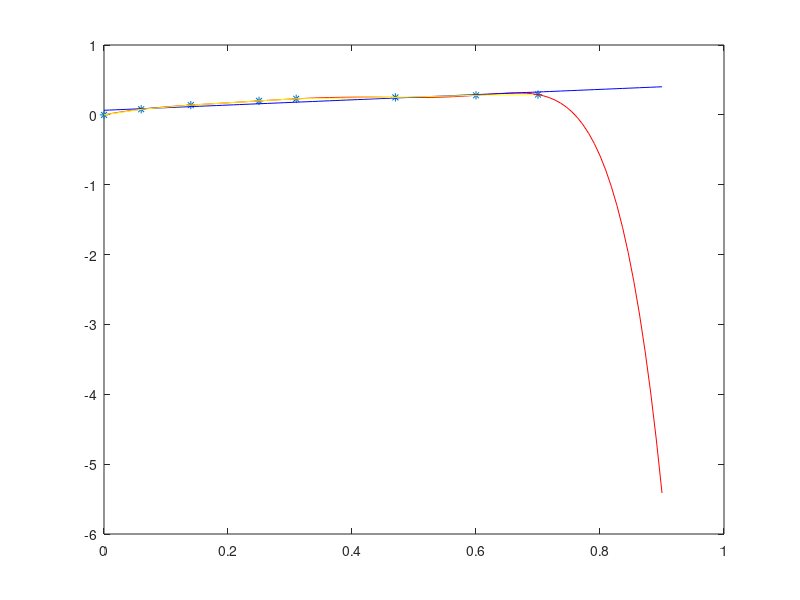

Source code (MATLAB):
clear;
clc;
close all;

format long;


sforzi = [0 0.06 0.14 0.25 0.31 0.47 0.60 0.70]';           %x
deformazioni = [0 0.08 0.14 0.20 0.23 0.25 0.28 0.29]';     %y

%interpolazione composita
n_nodi = 8;
x = linspace(0,0.9);
valori_poli_int = interp1(sforzi, deformazioni, x);

%interpolazione semplice
coeff_poli = polyfit(sforzi, deformazioni, n_nodi-1);
pol_int = polyval(coeff_poli, x);

%approssimazione nel senso dei min quadrati (retta)
coeff_poli = polyfit(sforzi, deformazioni, 1)
poli_int2 = polyval(coeff_poli, x);


%grafici
plot(sforzi, deformazioni, '*')
hold on
plot(x, pol_int, 'r')
hold on
plot(x, poli_int2, 'b')
hold on
plot(x, valori_poli_int, 'y')

